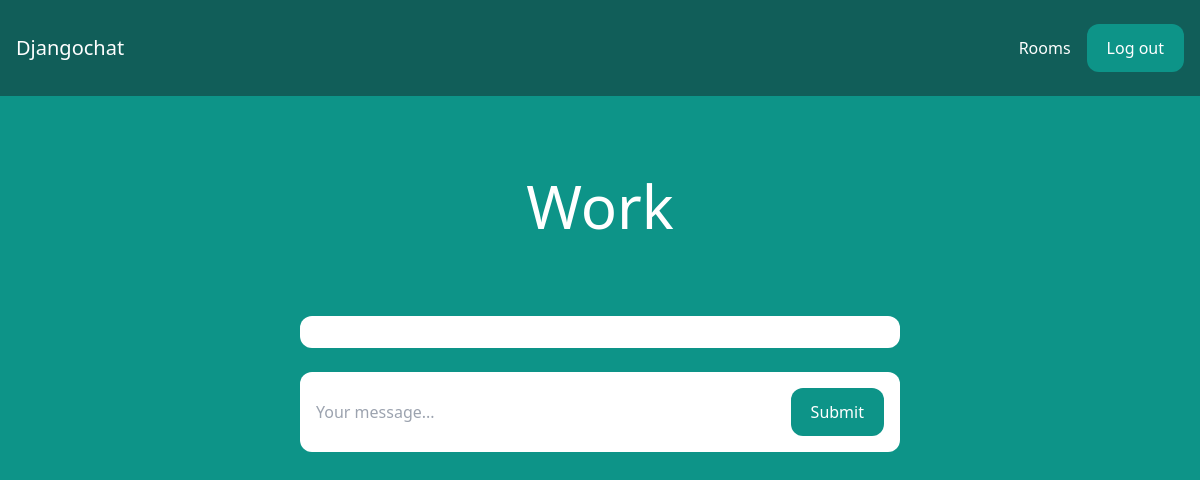
The page /rooms/work/ (signed in) on the database as committed earlier.
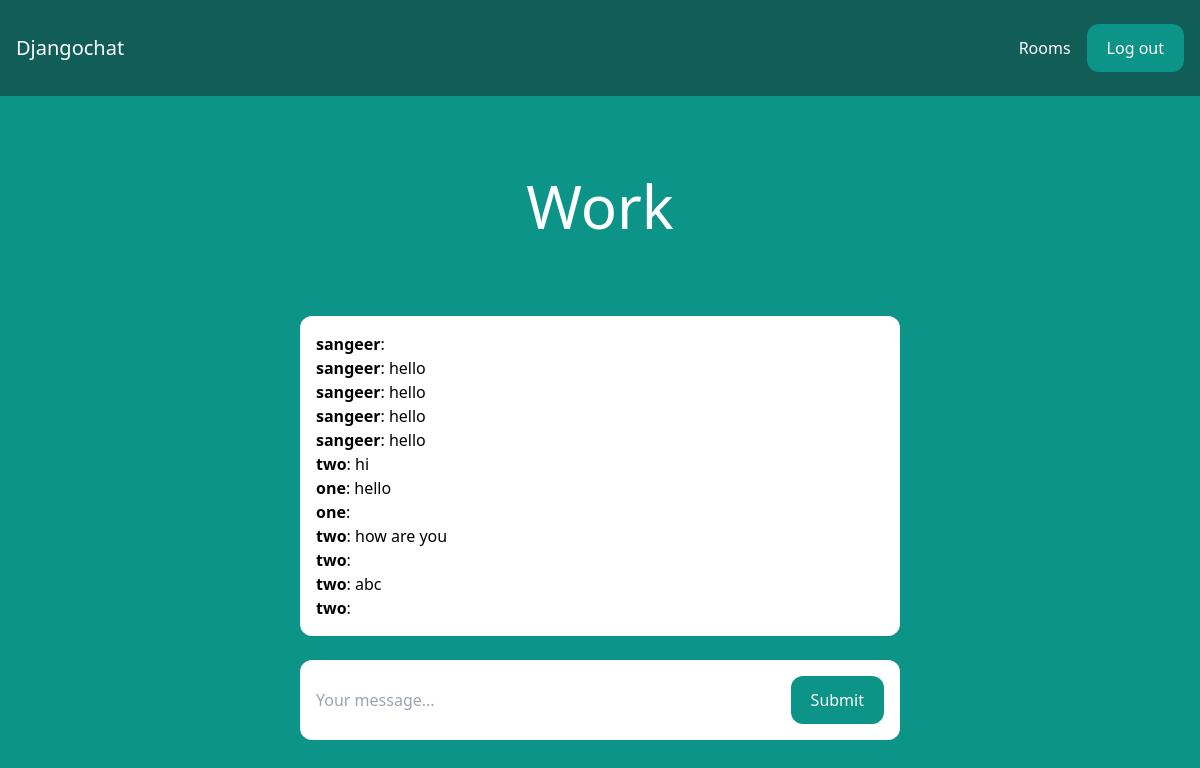
The same page on the database as committed later.
### room/models.py (models this page shows)
class Room(models.Model):
    name = models.CharField(max_length=255)
    slug = models.SlugField(unique=True)

class Message(models.Model):
    room = models.ForeignKey(Room, related_name='messages', on_delete=models.CASCADE)
    user = models.ForeignKey(User, related_name='messages', on_delete=models.CASCADE)
    content = models.TextField()
    date_added = models.DateTimeField(auto_now_add=True)
    class Meta:
        ordering = ('date_added',)

### room/views.py (the view)
# urls.py: path('rooms/', include('room.urls')),
@login_required
def room(request, slug):
    room = Room.objects.get(slug=slug)
    messages = Message.objects.filter(room=room)[0:25]
    return render(request, 'room/room.html', {'room': room,'messages': messages})

### room/templates/room/room.html (shortened to what this page needs)
{% extends 'chatApp/base.html' %}
{% block content %}
<div class="p-10 lg:p-20 text-center">
    <h1 class="text-3xl lg:text-6xl text-white">{{ room.name }}</h1>
</div>
<div class="lg:w-2/4 mx-4 lg:mx-auto p-4 bg-white rounded-xl">
    <div class="chat-messages space-y-3" id="chat-messages">
        {% for m in messages %}<b>{{ m.user.username }}</b>: {{ m.content }}<br>{% endfor %}
    </div>
</div>
<div class="lg:w-2/4 mt-6 mx-4 lg:mx-auto p-4 bg-white rounded-xl">
    <form method="post" action="." class="flex">
        <input type="text" name="content" class="flex-1 mr-3" placeholder="Your message..." id="chat-message-input">
        <button
            class="px-5 py-3 rounded-xl text-white bg-teal-600 hover:bg-teal-700"
            id="chat-message-submit"
        >Submit</button>
    </form>
</div>
{% endblock %}

### chatApp/templates/chatApp/base.html (shortened to what this page needs)
<!DOCTYPE html>
<html>
    <head>
        <script src="https://cdn.tailwindcss.com"></script>
    </head>
    <body class="bg-teal-600">
        <nav class="flex items-center justify-between px-4 py-6 bg-teal-800">
            <div>
                <a href="/" class="text-xl text-white">Djangochat</a>
            </div>
            <div class="flex items-center space-x-4">
                {% if request.user.is_authenticated %}
                    <a href="/rooms/" class="text-white hover:text-gray-200">Rooms</a>
                    <a href="/logout/" class="px-5 py-3 rounded-xl text-white bg-teal-600 hover:bg-teal-700">Log out</a>
                {% else %}
                    <a href="/login/" class="text-white hover:text-gray-200">Log in</a>
                    <a href="/signup/" class="px-5 py-3 rounded-xl text-white bg-teal-600 hover:bg-teal-700">Sign up</a>
                {% endif %}
            </div>
        </nav>
        {% block content %}
        {% endblock %}
    </body>
</html>

Rows that differ between the two databases and show on the page:
added Message: user.username "sangeer"
added Message: user.username "sangeer", content "hello"
added Message: user.username "sangeer", content "hello"
added Message: user.username "sangeer", content "hello"
added Message: user.username "sangeer", content "hello"
added Message: user.username "two", content "hi"
added Message: user.username "one", content "hello"
added Message: user.username "one"
added Message: user.username "two", content "how are you"
added Message: user.username "two"
added Message: user.username "two", content "abc"
added Message: user.username "two"
